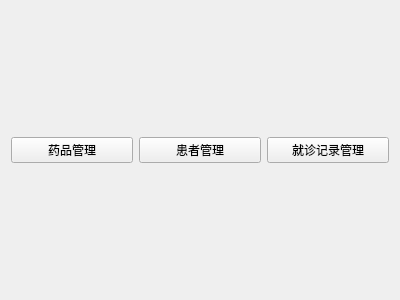
<?xml version="1.0" encoding="UTF-8"?>
<ui version="4.0">
 <class>DoctorwelcomeView</class>
 <widget class="QWidget" name="DoctorwelcomeView">
  <property name="geometry">
   <rect>
    <x>0</x>
    <y>0</y>
    <width>400</width>
    <height>300</height>
   </rect>
  </property>
  <property name="windowTitle">
   <string>欢迎医生登录</string>
  </property>
  <layout class="QGridLayout" name="gridLayout">
   <item row="0" column="0">
    <spacer name="verticalSpacer">
     <property name="orientation">
      <enum>Qt::Vertical</enum>
     </property>
     <property name="sizeHint" stdset="0">
      <size>
       <width>20</width>
       <height>121</height>
      </size>
     </property>
    </spacer>
   </item>
   <item row="1" column="0">
    <layout class="QHBoxLayout" name="horizontalLayout">
     <item>
      <widget class="QPushButton" name="btDepartment">
       <property name="text">
        <string>药品管理</string>
       </property>
      </widget>
     </item>
     <item>
      <widget class="QPushButton" name="btPatient">
       <property name="text">
        <string>患者管理</string>
       </property>
      </widget>
     </item>
     <item>
      <widget class="QPushButton" name="btrecord">
       <property name="text">
        <string>就诊记录管理</string>
       </property>
      </widget>
     </item>
    </layout>
   </item>
   <item row="2" column="0">
    <spacer name="verticalSpacer_2">
     <property name="orientation">
      <enum>Qt::Vertical</enum>
     </property>
     <property name="sizeHint" stdset="0">
      <size>
       <width>20</width>
       <height>121</height>
      </size>
     </property>
    </spacer>
   </item>
  </layout>
 </widget>
 <resources/>
 <connections/>
</ui>
